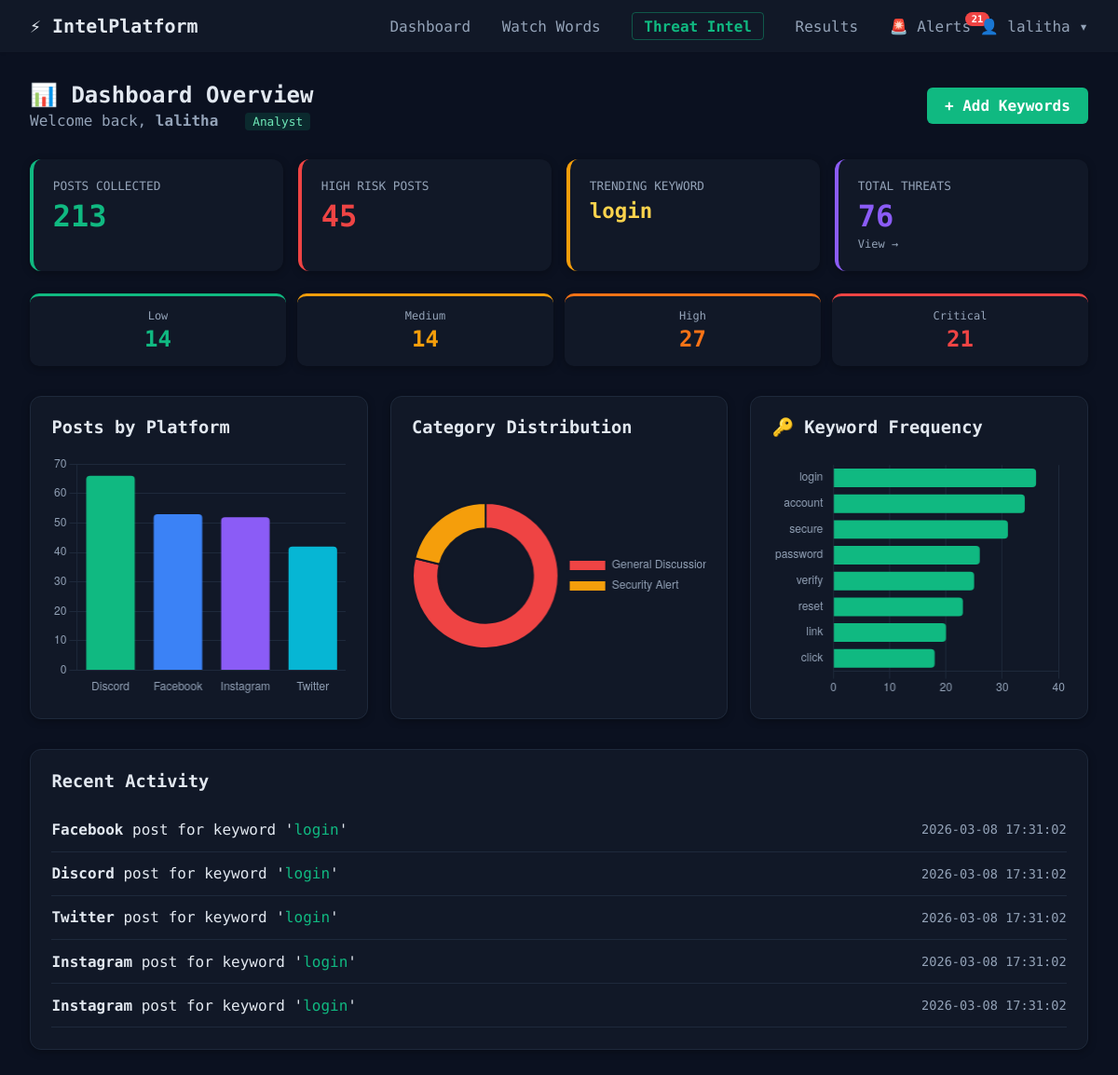
The app's page /dashboard (signed in) with its own data.
### tables this page shows
CREATE TABLE posts (
                id INTEGER PRIMARY KEY AUTOINCREMENT,
                user_id INTEGER NOT NULL,
                platform TEXT NOT NULL,
                username TEXT NOT NULL,
                post_text TEXT NOT NULL,
                timestamp TEXT NOT NULL,
                keyword TEXT NOT NULL,
                category TEXT NOT NULL,
                is_high_risk BOOLEAN DEFAULT 0, threat_score INTEGER DEFAULT 0, sentiment TEXT DEFAULT 'Neutral',
                FOREIGN KEY (user_id) REFERENCES users (id)
            );

### app.py (the view)
@app.route('/dashboard')
def dashboard():
    if 'user_id' not in session:
        return redirect(url_for('login'))
    db = get_db()
    uid = session['user_id']
    total_posts = db.execute('SELECT COUNT(*) as c FROM posts WHERE user_id=?', (uid,)).fetchone()['c']
    high_risk_alerts = db.execute('SELECT COUNT(*) as c FROM posts WHERE user_id=? AND is_high_risk=1', (uid,)).fetchone()['c']
    trending_row = db.execute('''SELECT keyword, COUNT(*) as c FROM posts WHERE user_id=?
        GROUP BY keyword ORDER BY c DESC LIMIT 1''', (uid,)).fetchone()
    trending_keyword = trending_row['keyword'] if trending_row else 'None'
    recent_activity = db.execute('''SELECT platform, keyword, timestamp FROM posts WHERE user_id=?
        ORDER BY timestamp DESC LIMIT 5''', (uid,)).fetchall()
    platform_data = db.execute('SELECT platform, COUNT(*) as c FROM posts WHERE user_id=? GROUP BY platform', (uid,)).fetchall()
    cat_data = db.execute('SELECT category, COUNT(*) as c FROM posts WHERE user_id=? GROUP BY category', (uid,)).fetchall()
    sev_counts = {}
    for sev in ['Low', 'Medium', 'High', 'Critical']:
        row = db.execute('SELECT COUNT(*) as c FROM threats WHERE user_id=? AND severity=?', (uid, sev)).fetchone()
        sev_counts[sev] = row['c']
    total_threats = db.execute('SELECT COUNT(*) as c FROM threats WHERE user_id=?', (uid,)).fetchone()['c']
    alert_count = db.execute('SELECT COUNT(*) as c FROM threats WHERE user_id=? AND is_high_risk=1 AND is_reviewed=0', (uid,)).fetchone()['c']
    return render_template('dashboard.html',
        total_posts=total_posts, high_risk_alerts=high_risk_alerts,
        trending_keyword=trending_keyword, recent_activity=recent_activity,
        platform_labels=[r['platform'] for r in platform_data],
        platform_counts=[r['c'] for r in platform_data],
        category_labels=[r['category'] for r in cat_data],
        category_counts=[r['c'] for r in cat_data],
        sev_counts=sev_counts, total_threats=total_threats,
        alert_count=alert_count)

### app.py (called while the page is built)
def get_db():
    conn = sqlite3.connect(DATABASE)
    conn.row_factory = sqlite3.Row
    return conn

@app.before_request
def before_request():
    init_db()

### templates/dashboard.html (shortened to what this page needs)
{% extends 'base.html' %}
{% block content %}
<div style="margin-bottom:2rem;display:flex;justify-content:space-between;align-items:center;flex-wrap:wrap;gap:1rem;">
    <div>
        <h2 style="margin:0;">📊 Dashboard Overview</h2>
        <p style="color:var(--text-muted);margin:.25rem 0 0;">Welcome back, <strong>{{ session.get('username') }}</strong> &nbsp;
            <span style="background:rgba(16,185,129,.15);color:#6ee7b7;padding:.15rem .5rem;border-radius:4px;font-size:.8rem;">{{ session.get('role','Analyst') }}</span>
        </p>
    </div>
    <a href="{{ url_for('watchwords') }}" class="btn-primary" style="text-decoration:none;padding:.65rem 1.2rem;">+ Add Keywords</a>
</div>
<div style="display:grid;grid-template-columns:repeat(auto-fit,minmax(200px,1fr));gap:1rem;margin-bottom:1.5rem;">
    <div style="background:var(--card-bg);padding:1.3rem;border-radius:12px;border-left:4px solid var(--primary-color);box-shadow:0 2px 8px rgba(0,0,0,.3);">
        <p style="margin:0;font-size:.8rem;color:var(--text-muted);text-transform:uppercase;">Posts Collected</p>
        <p style="font-size:2rem;font-weight:700;margin:.4rem 0 0;color:var(--primary-color);">{{ total_posts }}</p>
    </div>
    <div style="background:var(--card-bg);padding:1.3rem;border-radius:12px;border-left:4px solid #ef4444;box-shadow:0 2px 8px rgba(0,0,0,.3);">
        <p style="margin:0;font-size:.8rem;color:var(--text-muted);text-transform:uppercase;">High Risk Posts</p>
        <p style="font-size:2rem;font-weight:700;margin:.4rem 0 0;color:#ef4444;">{{ high_risk_alerts }}</p>
    </div>
    <div style="background:var(--card-bg);padding:1.3rem;border-radius:12px;border-left:4px solid #f59e0b;box-shadow:0 2px 8px rgba(0,0,0,.3);">
        <p style="margin:0;font-size:.8rem;color:var(--text-muted);text-transform:uppercase;">Trending Keyword</p>
        <p style="font-size:1.4rem;font-weight:700;margin:.4rem 0 0;color:#fcd34d;">{{ trending_keyword }}</p>
    </div>
    <div style="background:var(--card-bg);padding:1.3rem;border-radius:12px;border-left:4px solid #8b5cf6;box-shadow:0 2px 8px rgba(0,0,0,.3);">
        <p style="margin:0;font-size:.8rem;color:var(--text-muted);text-transform:uppercase;">Total Threats</p>
        <p style="font-size:2rem;font-weight:700;margin:.4rem 0 0;color:#8b5cf6;">{{ total_threats }}</p>
        <a href="{{ url_for('threat_intelligence') }}" style="font-size:.75rem;color:var(--text-muted);text-decoration:none;">View →</a>
    </div>
</div>
<div style="display:grid;grid-template-columns:repeat(4,1fr);gap:.75rem;margin-bottom:2rem;">
    {% set sev_colors = {'Low':'#10b981','Medium':'#f59e0b','High':'#f97316','Critical':'#ef4444'} %}
    {% for sev in ['Low','Medium','High','Critical'] %}
    <div style="background:var(--card-bg);padding:.9rem 1rem;border-radius:10px;border-top:3px solid {{sev_colors[sev]}};text-align:center;box-shadow:0 2px 8px rgba(0,0,0,.3);">
        <p style="margin:0;font-size:.75rem;color:var(--text-muted);">{{sev}}</p>
        <p style="margin:.25rem 0 0;font-size:1.5rem;font-weight:700;color:{{sev_colors[sev]}};">{{sev_counts.get(sev,0)}}</p>
    </div>
    {% endfor %}
</div>
<div style="display:grid;grid-template-columns:repeat(auto-fit,minmax(350px,1fr));gap:1.5rem;margin-bottom:2rem;">
    <div style="background:var(--card-bg);padding:1.4rem;border-radius:12px;border:1px solid var(--border-color);box-shadow:0 2px 8px rgba(0,0,0,.3);">
        <h3 style="margin-top:0;">Posts by Platform</h3>
        <div style="position:relative;height:260px;"><canvas id="platformChart"></canvas></div>
    </div>
    <div style="background:var(--card-bg);padding:1.4rem;border-radius:12px;border:1px solid var(--border-color);box-shadow:0 2px 8px rgba(0,0,0,.3);">
        <h3 style="margin-top:0;">Category Distribution</h3>
        <div style="position:relative;height:260px;"><canvas id="categoryChart"></canvas></div>
    </div>
    <div style="background:var(--card-bg);padding:1.4rem;border-radius:12px;border:1px solid var(--border-color);box-shadow:0 2px 8px rgba(0,0,0,.3);">
        <h3 style="margin-top:0;">🔑 Keyword Frequency</h3>
        <div style="position:relative;height:260px;"><canvas id="kwChart"></canvas></div>
    </div>
</div>
<div style="background:var(--card-bg);padding:1.4rem;border-radius:12px;border:1px solid var(--border-color);box-shadow:0 2px 8px rgba(0,0,0,.3);">
    <h3 style="margin-top:0;">Recent Activity</h3>
    {% if recent_activity %}
    <ul style="list-style:none;padding:0;margin:0;">
        {% for act in recent_activity %}
        <li style="padding:.85rem 0;border-bottom:1px solid var(--border-color);display:flex;justify-content:space-between;align-items:center;">
            <span><strong style="color:var(--text-main);">{{ act.platform }}</strong> post for keyword '<span style="color:var(--primary-color);">{{ act.keyword }}</span>'</span>
            <span style="color:var(--text-muted);font-size:.85rem;">{{ act.timestamp }}</span>
        </li>
        {% endfor %}
    </ul>
    {% else %}
    <p style="color:var(--text-muted);text-align:center;padding:1.5rem 0;">No activity yet. <a href="{{ url_for('watchwords') }}" style="color:var(--primary-color);">Add watch words</a> to start.</p>
    {% endif %}
</div>
<script>
Chart.defaults.color = '#94a3b8';
Chart.defaults.borderColor = '#1e293b';
const pColors = ['#10b981','#3b82f6','#8b5cf6','#06b6d4'];
const cColors = ['#ef4444','#f59e0b','#10b981','#8b5cf6'];
const platL = {{ platform_labels|tojson }}, platC = {{ platform_counts|tojson }};
const catL = {{ category_labels|tojson }}, catC = {{ category_counts|tojson }};
if (platL.length) new Chart(document.getElementById('platformChart'), {
    type:'bar', data:{ labels:platL, datasets:[{ label:'Posts', data:platC, backgroundColor:pColors.slice(0,platL.length), borderRadius:4 }]},
    options:{ responsive:true, maintainAspectRatio:false, plugins:{ legend:{ display:false } }, scales:{ y:{ beginAtZero:true, grid:{ color:'#1e293b' } }, x:{ grid:{ display:false } } } }
});
if (catL.length) new Chart(document.getElementById('categoryChart'), {
    type:'doughnut', data:{ labels:catL, datasets:[{ data:catC, backgroundColor:cColors.slice(0,catL.length), borderColor:'#111827', borderWidth:2 }]},
    options:{ responsive:true, maintainAspectRatio:false, plugins:{ legend:{ position:'right' } }, cutout:'65%' }
});
// Keyword Frequency Chart — loaded via API
fetch('/api/keyword-frequency').then(r => r.json()).then(data => {
    if (!data.length) return;
    new Chart(document.getElementById('kwChart'), {
        type: 'bar',
        data: { labels: data.map(d => d.keyword), datasets: [{ label: 'Posts', data: data.map(d => d.count), backgroundColor: '#10b981', borderRadius: 4 }]},
        options: { indexAxis: 'y', responsive: true, maintainAspectRatio: false,
            plugins: { legend: { display: false } },
            scales: { x: { beginAtZero: true, grid: { color: '#1e293b' } }, y: { grid: { display: false } } } }
    });
});
</script>
{% endblock %}

### static/css/style.css (style rules this page uses)
:root { --primary-color: #10b981; --primary-hover: #059669; --bg-color: #0b1120; --card-bg: #111827; --text-main: #e2e8f0; --text-muted: #94a3b8; --border-color: #1e293b; --danger: #ef4444; --warning: #f59e0b; --success: #10b981; }
body { margin: 0; font-family: 'Share Tech Mono', 'Courier New', monospace; background-color: var(--bg-color); color: var(--text-main); }
.btn-primary { background-color: var(--primary-color); color: white; border: none; padding: 0.75rem 1.5rem; border-radius: 6px; font-weight: 600; cursor: pointer; transition: background-color 0.2s; }

### records on screen
posts: platform "Facebook", keyword "login", timestamp "2026-03-08 17:31:02"
posts: platform "Discord", keyword "login", timestamp "2026-03-08 17:31:02"
posts: platform "Twitter", keyword "login", timestamp "2026-03-08 17:31:02"
posts: platform "Instagram", keyword "login", timestamp "2026-03-08 17:31:02"
posts: platform "Instagram", keyword "login", timestamp "2026-03-08 17:31:02"

### other values on screen
{{ alert_count }} "21"
{{ session.get('username') }} "lalitha"
{{ session.get('role','Analyst') }} "Analyst"
{{ total_posts }} "213"
{{ high_risk_alerts }} "45"
{{ trending_keyword }} "login"
{{ total_threats }} "76"
{{ sev }} "Low" "Medium" "High" "Critical"
{{ sev_counts.get(sev,0) }} "14" "14" "27" "21"
chart data {{ platform_labels|tojson }} ["Discord", "Facebook", "Instagram", "Twitter"]
chart data {{ platform_counts|tojson }} [66, 53, 52, 42]
chart data {{ category_labels|tojson }} ["General Discussion", "Security Alert"]
chart data {{ category_counts|tojson }} [168, 45]
